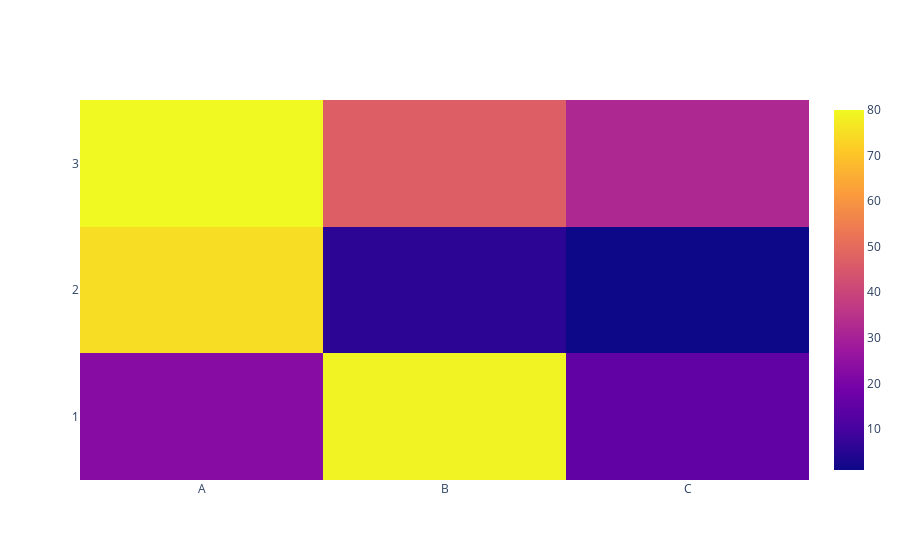

Source (notebook cell):
### Code cell
xaxis = ['A', 'B', 'C']
yaxis = ['1', '2', '3']

trace = go.Heatmap(z = random_matrix,
                  x = xaxis,
                  y = yaxis)

fig = go.Figure(data = trace)

fig.show()

### Figure 1 — Plotly figure (JSON) as saved in the notebook; plotly's stock layout.template omitted (floating-point values rounded to 4 significant figures)
{"data": [{"type": "heatmap", "x": ["A", "B", "C"], "y": ["1", "2", "3"], "z": [[23, 79, 15], [75, 6, 1], [80, 47, 32]]}], "layout": {}}
